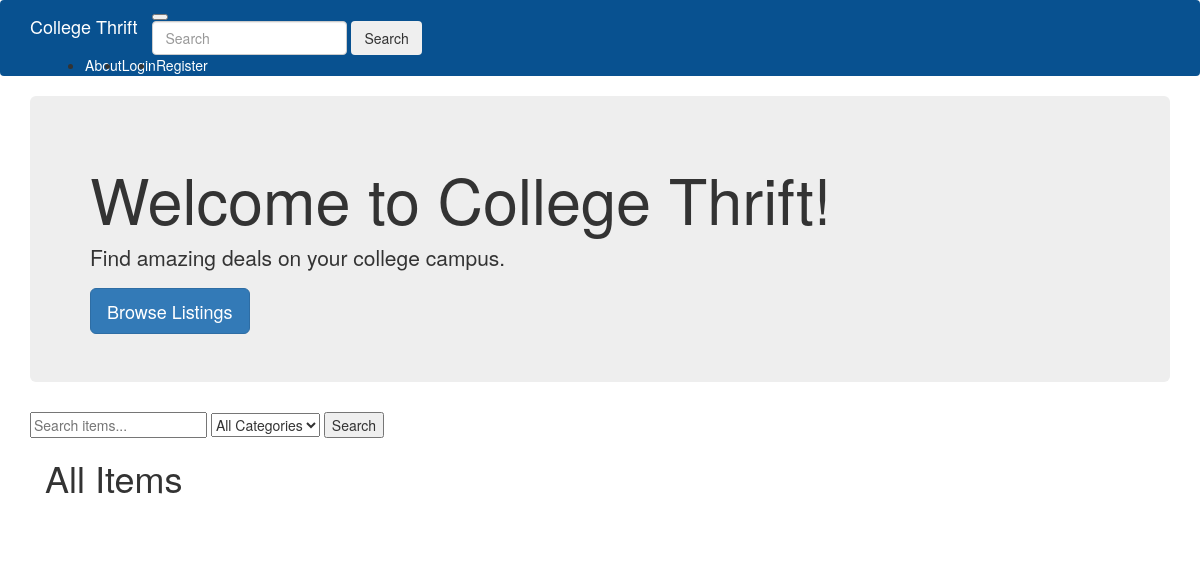
The page /browse?category=3 on the database as committed earlier.
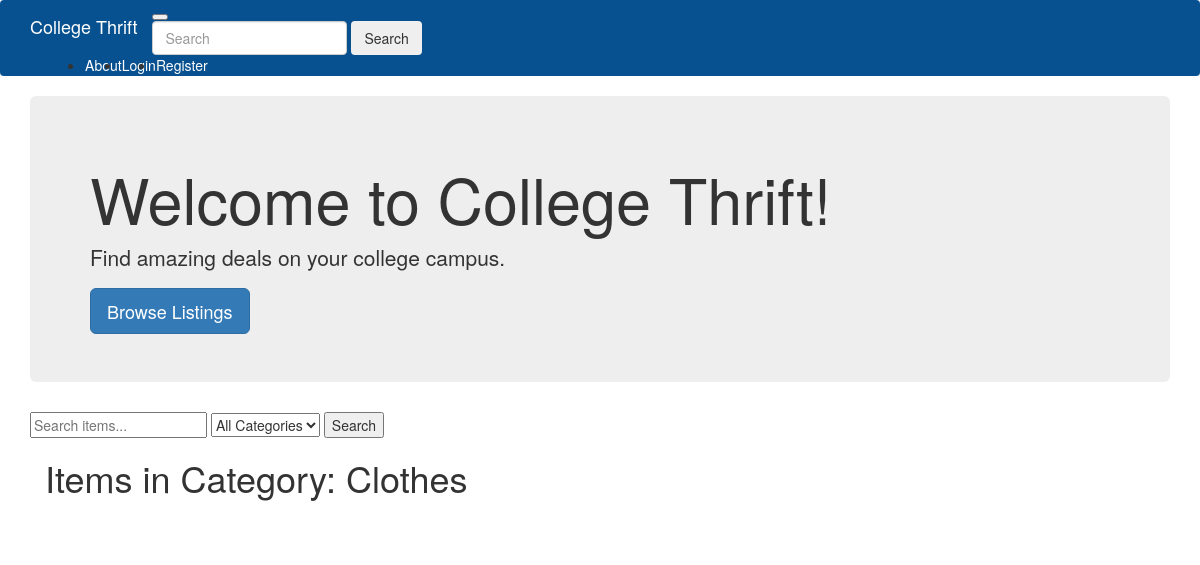
The same page on the database as committed later.
### app/models.py (models this page shows, shortened)
class Category(db.Model):
    id = db.Column(db.Integer, primary_key=True)
    name = db.Column(db.String(100))

### app/routes.py (the view, shortened to what this page needs)
@app.route('/browse')
def browse():
    query = request.args.get('query', '')
    category_id = request.args.get('category', None)
    category_name = None  # Initialize category_name
    items = Post.query
    if category_id:
        category = Category.query.get(category_id)  # Get the category object
        if category:  # If a category is found
            category_name = category.name  # Set category_name
            items = items.filter_by(category_id=category.id)  # Filter items by category
    items = items.all()
    categories = Category.query.all()
    return render_template('browse.html', items=items, categories=categories, query=query, category_id=category_id, category_name=category_name)

### app/templates/browse.html (shortened to what this page needs)
{% extends "base.html" %}
{% block app_content %}
<form method="get" action="{{ url_for('browse') }}">
    <input name="query" type="text" value="{{ query }}" placeholder="Search items...">
    <select name="category">
        <option value="">All Categories</option>
    </select>
    <button type="submit">Search</button>
</form>
<div class="container">
    {% if category_name %}
        <h1>Items in Category: {{ category_name }}</h1>
    {% else %}
        <h1>All Items</h1>
    {% endif %}
    <div class="grid">
    </div>
</div>
{% endblock %}

### app/templates/base.html (shortened to what this page needs)
{% extends 'bootstrap/base.html' %}
{% block navbar %}
<nav class="navbar navbar-expand-lg navbar-light" style="background-color: #085190;">
  <div class="container">
    <a class="navbar-brand" href="{{ url_for('Home') }}" style="color: white;">College Thrift</a>
    <button class="navbar-toggler" type="button" data-toggle="collapse" data-target="#navbarNavDropdown" aria-controls="navbarNavDropdown" aria-expanded="false" aria-label="Toggle navigation">
    </button>
    <form method="get" action="{{ url_for('browse') }}" class="form-inline">
    <input class="form-control mr-sm-2" type="search" placeholder="Search" aria-label="Search" name="query">
    <button class="btn btn-outline-success my-2 my-sm-0" type="submit">Search</button>
    </form>
    <div class="collapse navbar-collapse" id="navbarNavDropdown">
      <ul class="navbar-nav ml-auto">
        <li class="nav-item">
          <a class="nav-link" href="{{ url_for('About') }}" style="color: white;">About</a>
        </li>
          {% if current_user.is_anonymous %}
        <li class="nav-item">
          <a class="nav-link" href="{{ url_for('login') }}" style="color: white;">Login</a>
        </li>
        <li class="nav-item">
          <a class="nav-link" href="{{ url_for('register') }}" style="color: white;">Register</a>
          {% endif %}
      </ul>
    </div>
  </div>
</nav>
{% endblock %}
{% block content %}
    <div class="container">
        <header class="jumbotron my-4">
            <h1 class="display-3">Welcome to College Thrift!</h1>
            <p class="lead">Find amazing deals on your college campus.</p>
            <a href="{{ url_for('browse') }}" class="btn btn-primary btn-lg">Browse Listings</a>
        </header>
        {% block app_content %}{% endblock %}
    </div>
{% endblock %}

### app/templates/browse.html (style rules this page uses)
.grid { display: grid; grid-template-columns: repeat(auto-fill, minmax(250px, 1fr)); grid-gap: 15px; padding: 15px; }

Rows that differ between the two databases and show on the page:
added Category: name "Clothes"
Other text that changed with them:
text no longer shown: "All Items"
text now shown: "Items in Category:"
